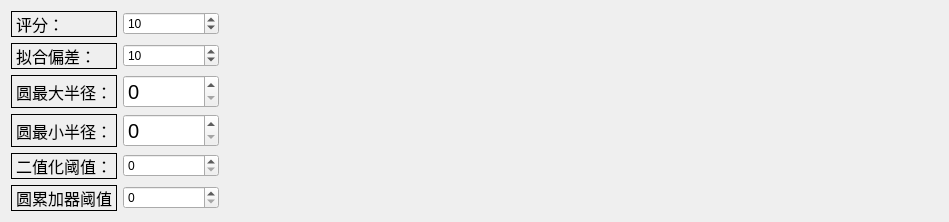
                 <widget class="QWidget" name="calibrate_dotPlatePara">
                  <layout class="QHBoxLayout" name="horizontalLayout_12">
                   <item>
                    <layout class="QGridLayout" name="gridLayout_5">
                     <item row="5" column="0">
                      <widget class="QLabel" name="label_13">
                       <property name="font">
                        <font>
                         <family>楷体</family>
                         <pointsize>12</pointsize>
                         <weight>50</weight>
                         <bold>false</bold>
                         <underline>false</underline>
                        </font>
                       </property>
                       <property name="frameShape">
                        <enum>QFrame::Box</enum>
                       </property>
                       <property name="text">
                        <string>圆累加器阈值</string>
                       </property>
                      </widget>
                     </item>
                     <item row="0" column="0">
                      <widget class="QLabel" name="label_11">
                       <property name="font">
                        <font>
                         <family>楷体</family>
                         <pointsize>12</pointsize>
                         <weight>50</weight>
                         <bold>false</bold>
                         <underline>false</underline>
                        </font>
                       </property>
                       <property name="frameShape">
                        <enum>QFrame::Box</enum>
                       </property>
                       <property name="text">
                        <string>评分：</string>
                       </property>
                      </widget>
                     </item>
                     <item row="5" column="1">
                      <widget class="QDoubleSpinBox" name="dotPlate_countThreshold">
                       <property name="font">
                        <font>
                         <weight>50</weight>
                         <bold>false</bold>
                        </font>
                       </property>
                       <property name="decimals">
                        <number>0</number>
                       </property>
                       <property name="maximum">
                        <double>100.000000000000000</double>
                       </property>
                       <property name="value">
                        <double>0.000000000000000</double>
                       </property>
                      </widget>
                     </item>
                     <item row="0" column="1">
                      <widget class="QDoubleSpinBox" name="dotPlate_percent">
                       <property name="font">
                        <font>
                         <weight>50</weight>
                         <bold>false</bold>
                        </font>
                       </property>
                       <property name="decimals">
                        <number>0</number>
                       </property>
                       <property name="maximum">
                        <double>100001.000000000000000</double>
                       </property>
                       <property name="value">
                        <double>10.000000000000000</double>
                       </property>
                      </widget>
                     </item>
                     <item row="4" column="1">
                      <widget class="QDoubleSpinBox" name="dotPlate_binaryThreshold">
                       <property name="font">
                        <font>
                         <weight>50</weight>
                         <bold>false</bold>
                        </font>
                       </property>
                       <property name="decimals">
                        <number>0</number>
                       </property>
                       <property name="minimum">
                        <double>0.000000000000000</double>
                       </property>
                       <property name="maximum">
                        <double>255.000000000000000</double>
                       </property>
                       <property name="value">
                        <double>0.000000000000000</double>
                       </property>
                      </widget>
                     </item>
                     <item row="4" column="0">
                      <widget class="QLabel" name="label_12">
                       <property name="font">
                        <font>
                         <family>楷体</family>
                         <pointsize>12</pointsize>
                         <weight>50</weight>
                         <bold>false</bold>
                         <underline>false</underline>
                        </font>
                       </property>
                       <property name="frameShape">
                        <enum>QFrame::Box</enum>
                       </property>
                       <property name="text">
                        <string>二值化阈值：</string>
                       </property>
                      </widget>
                     </item>
                     <item row="1" column="0">
                      <widget class="QLabel" name="label">
                       <property name="font">
                        <font>
                         <family>楷体</family>
                         <pointsize>12</pointsize>
                         <weight>50</weight>
                         <bold>false</bold>
                        </font>
                       </property>
                       <property name="frameShape">
                        <enum>QFrame::Box</enum>
                       </property>
                       <property name="text">
                        <string>拟合偏差：</string>
                       </property>
                      </widget>
                     </item>
                     <item row="1" column="1">
                      <widget class="QSpinBox" name="dotPlate_deviation">
                       <property name="font">
                        <font>
                         <weight>50</weight>
                         <bold>false</bold>
                        </font>
                       </property>
                       <property name="singleStep">
                        <number>10</number>
                       </property>
                       <property name="value">
                        <number>10</number>
                       </property>
                      </widget>
                     </item>
                     <item row="2" column="1">
                      <widget class="QSpinBox" name="dotPlate_maxRadius">
                       <property name="font">
                        <font>
                         <pointsize>15</pointsize>
                         <weight>50</weight>
                         <bold>false</bold>
                         <underline>false</underline>
                        </font>
                       </property>
                       <property name="minimum">
                        <number>0</number>
                       </property>
                       <property name="maximum">
                        <number>100000</number>
                       </property>
                       <property name="value">
                        <number>0</number>
                       </property>
                      </widget>
                     </item>
                     <item row="2" column="0">
                      <widget class="QLabel" name="label_14">
                       <property name="font">
                        <font>
                         <family>楷体</family>
                         <pointsize>12</pointsize>
                         <weight>50</weight>
                         <bold>false</bold>
                         <underline>false</underline>
                        </font>
                       </property>
                       <property name="frameShape">
                        <enum>QFrame::Box</enum>
                       </property>
                       <property name="text">
                        <string>圆最大半径：</string>
                       </property>
                      </widget>
                     </item>
                     <item row="3" column="0">
                      <widget class="QLabel" name="label_15">
                       <property name="font">
                        <font>
                         <family>楷体</family>
                         <pointsize>12</pointsize>
                         <weight>50</weight>
                         <bold>false</bold>
                         <underline>false</underline>
                        </font>
                       </property>
                       <property name="frameShape">
                        <enum>QFrame::Box</enum>
                       </property>
                       <property name="text">
                        <string>圆最小半径：</string>
                       </property>
                      </widget>
                     </item>
                     <item row="3" column="1">
                      <widget class="QSpinBox" name="dotPlate_minRadius">
                       <property name="font">
                        <font>
                         <pointsize>15</pointsize>
                         <weight>50</weight>
                         <bold>false</bold>
                         <underline>false</underline>
                        </font>
                       </property>
                       <property name="minimum">
                        <number>0</number>
                       </property>
                       <property name="maximum">
                        <number>100000</number>
                       </property>
                       <property name="value">
                        <number>0</number>
                       </property>
                      </widget>
                     </item>
                    </layout>
                   </item>
                   <item>
                    <spacer name="horizontalSpacer_18">
                     <property name="orientation">
                      <enum>Qt::Horizontal</enum>
                     </property>
                     <property name="sizeHint" stdset="0">
                      <size>
                       <width>719</width>
                       <height>20</height>
                      </size>
                     </property>
                    </spacer>
                   </item>
                  </layout>
                 </widget>
